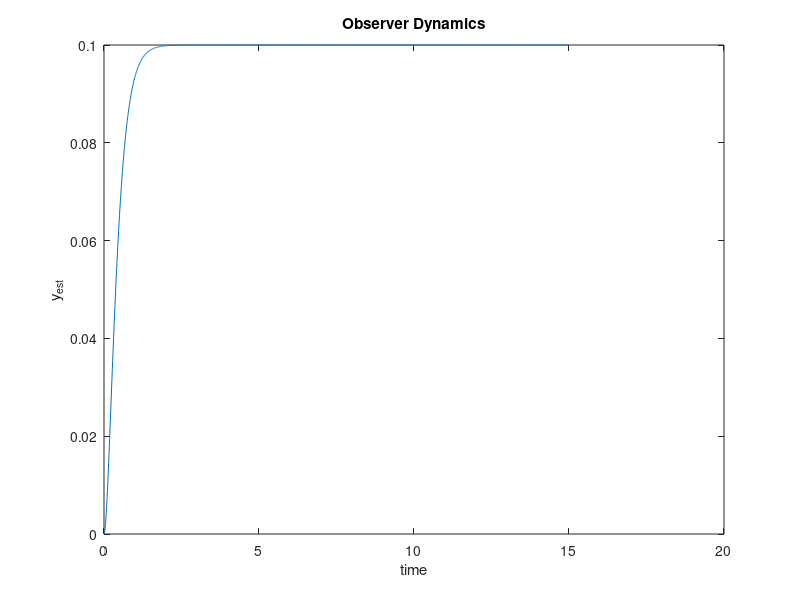
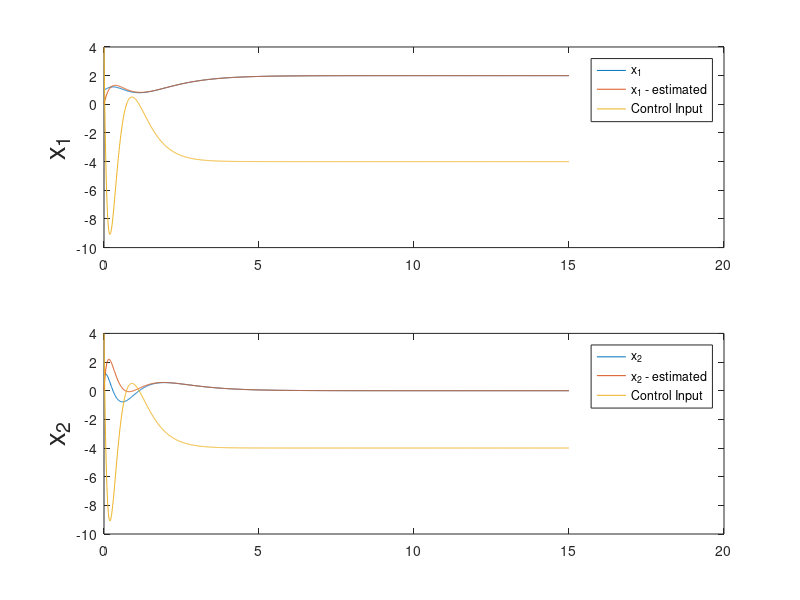
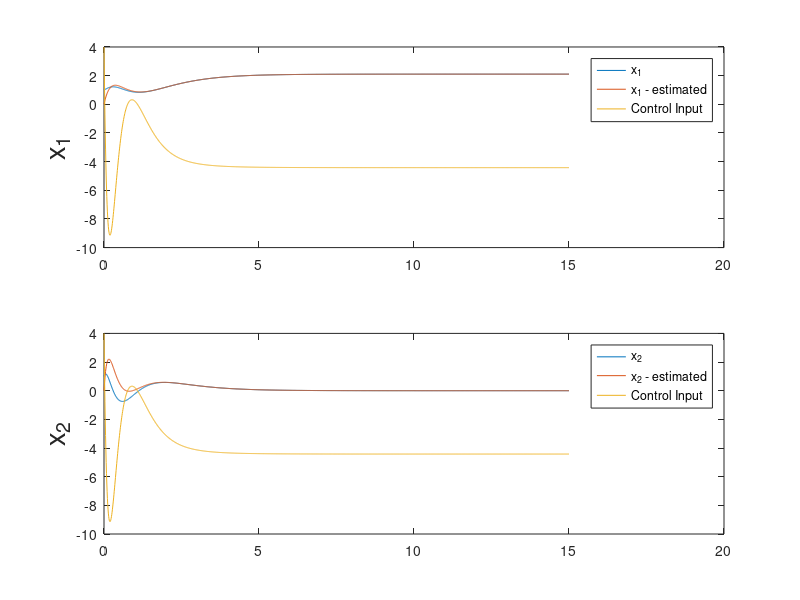

Write the MATLAB code that produced these figures, in order. (Note: this script raises an error after producing the figures.)
% Assignmenet Question 3
% Nicholas Speal
% Assignment 4


clear
clc
close all

%% General System Parameters
a21 = 2;
r = 2;
A = [0 1; a21 1];
B = [0;1];
C = [1 0];
D = 0;


x0 = [1;1];
x0_est = [0;0];
t = [0:.01:15]';
r = 2*ones(size(t));

n = size(A);

%% A
disp('PART A')
des_eigs = [-1 -2];
K = place(A,B,des_eigs)
G = -inv(C*inv(A-B*K)*B)

A_cl = A-B*K;
B_cl = B*G;
sys_cl = ss(A_cl,B_cl,C,D);

[y t x] = lsim(sys_cl,r,t,x0);

DC_gain_for_part_a = y(end)/r(end)

%% Part B
disp('PART B')
des_eig_obs = [-4 -5];
L = place(A',C',des_eig_obs)'

% observer dynamics equation:

A_obs = A-L*C;
B_obs = [B L];
U_obs = [r zeros(size(t))];

observer_system = ss(A_obs,B_obs,C,D);
[y_est t x_est] = lsim(observer_system, U_obs, t, x0_est);

figure
plot(t, y_est); xlabel('time'); ylabel('y_{est}'); title('Observer Dynamics');

%% PART C
disp('PART C')
% Full state feedback system with observer
A_obs_fb = [A -B*K; L*C A-B*K-L*C];
B_obs_fb = [G*B; G*B];
C_obs_fb = [C zeros(1,2)];
D_obs_fb = 0;
sys_obs_fb = ss(A_obs_fb, B_obs_fb, C_obs_fb, D_obs_fb)

[y, t, x] = lsim(sys_obs_fb, r, t, [x0; x0_est]);

DC_gain_for_part_C = y(end)/r(end)

%control input for each variable:
U = -K*x(:,3:4)' + G*r';      %transposes introduced to make dimensions agree
%ctrlInput = B_obs_fb*U; %not sure...
ctrlInput = [1;1]*U;


figure
subplot(211)
    plot(t,x(:,1),t,x(:,3),t,ctrlInput(1,:))
    ylabel('x_1','fontsize',20),legend('x_1','x_1 - estimated','Control Input')    
subplot(212)
    plot(t,x(:,2),t,x(:,4),t,ctrlInput(2,:))
    ylabel('x_2','fontsize',20),legend('x_2','x_2 - estimated','Control Input')
    
%% PART D
disp('PART D')
a21 = 2.1;
A = [0 1; a21 1]; 

% Full state feedback system with observer
A_obs_fb = [A -B*K; L*C A-B*K-L*C];
B_obs_fb = [G*B; G*B];
C_obs_fb = [C zeros(1,2)];
D_obs_fb = 0;
sys_obs_fb = ss(A_obs_fb, B_obs_fb, C_obs_fb, D_obs_fb)

[y, t, x] = lsim(sys_obs_fb, r, t, [x0; x0_est]);

DC_gain_for_part_D = y(end)/r(end)

%control input for each variable:
U = -K*x(:,3:4)'+G*r';      %transposes introduced to make dimensions agree
ctrlInput = [1;1]*U;
%ctrlInput = B_obs_fb*U; %not sure...
    
figure
subplot(211)
    plot(t,x(:,1),t,x(:,3),t,ctrlInput(1,:))
    ylabel('x_1','fontsize',20),legend('x_1','x_1 - estimated','Control Input')    
subplot(212)
    plot(t,x(:,2),t,x(:,4),t,ctrlInput(2,:))
    ylabel('x_2','fontsize',20),legend('x_2','x_2 - estimated','Control Input')    
      
%% PART E
disp('PART E')
%restore nominal system
a21 = 2; 
A = [0 1; a21 1];

%augment with integral action as a servomechanism
A_aug = [A zeros(n,1); -C 0];
B_aug = [B; 0];
DesEigs = [-1 -2 -3];
K_total = place(A_aug,B_aug, DesEigs)
    k = K_total(1:end-1);
    ki = -K_total(end);

A_servo = A_aug-B_aug*K_total;
B_servo = [zeros(n,1);1];
C_servo = [C 0];
sys_servo = ss(A_servo, B_servo, C_servo, D);

[num,den]=ss2tf(A_servo,B_servo,C_servo,D);
closed_loop_poles_part_E = roots(den)
disp('negative real poles mean asymptotic stability')
tf(num,den)
DC_gain_for_part_E = num(end)/den(end)

%% PART F
disp('PART F')
%purturb system
a21 = 2.1;
A = [0 1; a21 1];

A_aug = [A zeros(n,1); -C 0];
B_aug = [B; 0];

%augment with integral action as a servomechanism
A_servo = A_aug-B_aug*K_total;  %use same K_total as in part E
B_servo = [zeros(n,1);1];
C_servo = [C 0];
sys_servo = ss(A_servo, B_servo, C_servo, D);

[num,den]=ss2tf(A_servo,B_servo,C_servo,D);
closed_loop_poles_part_F = roots(den)
disp('negative real poles mean asymptotic stability')
tf(num,den)
DC_gain_for_part_F = num(end)/den(end)


%% PART G
disp('PART G')


%--- PERTURBED 

% create big system with servomechanism, observer, and perturbed plant
% use K and L from parts E and B respectively

A_BigSys_pert = [A B*ki -B*k; -C 0 zeros(1,n); L*C B*ki A-B*k-L*C];
B_BigSys = [zeros(n,1); 1; zeros(n,1)];
C_BigSys = [C 0 zeros(1,n)];

sys_pert = ss(A_BigSys_pert, B_BigSys, C_BigSys, 0);



%--- NOMINAL

%recreate big system with servo, observer, and nominal plant
%use same K and L
a21 = 2.0;
A = [0 1; a21 1];

A_BigSys_Nominal = [A B*ki -B*k; -C 0 zeros(1,n); L*C B*ki A-B*k-L*C];
%B,C,D unchanged
sys_nominal = ss(A_BigSys_Nominal, B_BigSys, C_BigSys, 0);


%--- COMPARISON

%DC Gain Analysis
[num,den]=ss2tf(A_BigSys_pert, B_BigSys, C_BigSys, 0)
DC_gain_perturbed = num(end)/den(end)

[num,den]=ss2tf(A_BigSys_Nominal, B_BigSys, C_BigSys, 0)
DC_gain_nominal = num(end)/den(end)

%Simulate
[y_pert, t, x_pert] = lsim(sys_pert, r, t, [x0; 0; x0_est]);
[y_nom, t, x_nom] = lsim(sys_nominal, r, t, [x0; 0; x0_est]);


%control input for each variable:
U_nom = -K*x_nom(:,4:5)' +G*r';      %transposes introduced to make dimensions agree
U_pert = -K*x_pert(:,4:5)' +G*r';      %transposes introduced to make dimensions agree

    
figure
subplot(311)
    plot(t,x_nom(:,1),t,x_nom(:,4),t,U_nom,t,x_pert(:,1),t,x_pert(:,4),t,U_pert)
    ylabel('x_1','fontsize',20),legend('Nominal Plant: x_1','Nominal Plant: x_1 - estimated','Nominal Plant: Control Input', 'Perturbed Plant: x_1','Perturbed Plant: x_1 - estimated','Perturbed Plant: Control Input')    
subplot(312)
    plot(t,x_nom(:,2),t,x_nom(:,5),t,U_nom,t,x_pert(:,2),t,x_pert(:,5),t,U_pert)
    ylabel('x_2','fontsize',20),legend('Nominal Plant: x_2','Nominal Plant: x_2 - estimated','Nominal Plant: Control Input', 'Perturbed Plant: x_2','Perturbed Plant: x_2 - estimated','Perturbed Plant: Control Input')
subplot(313)
    plot(t,x_nom(:,3),t,x_pert(:,3))
    ylabel('Integral Error'),legend('Nominal Plant', 'Perturbed Plant')
    
    
    
    
    
    
    
    
    